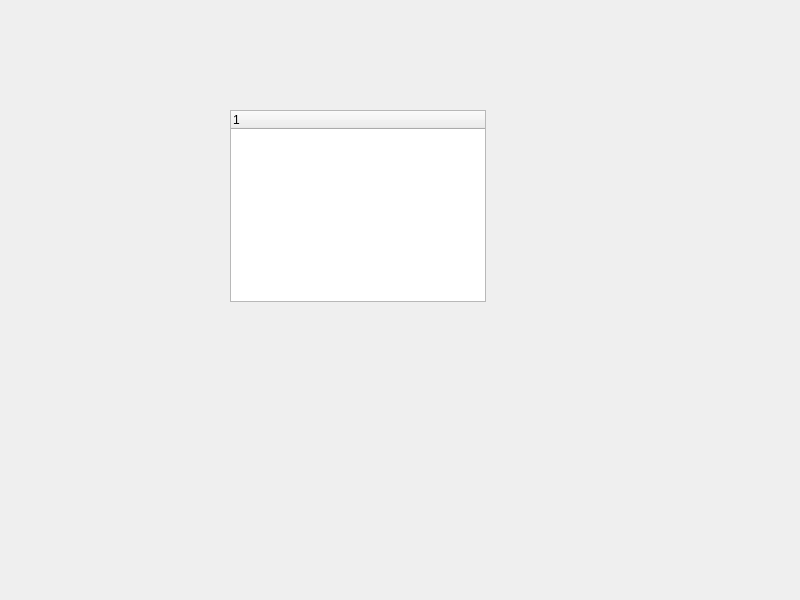
<?xml version="1.0" encoding="UTF-8"?>
<ui version="4.0">
 <class>Widget</class>
 <widget class="QWidget" name="Widget">
  <property name="geometry">
   <rect>
    <x>0</x>
    <y>0</y>
    <width>800</width>
    <height>600</height>
   </rect>
  </property>
  <property name="windowTitle">
   <string>Widget</string>
  </property>
  <widget class="QTreeWidget" name="treeWidget">
   <property name="geometry">
    <rect>
     <x>230</x>
     <y>110</y>
     <width>256</width>
     <height>192</height>
    </rect>
   </property>
   <column>
    <property name="text">
     <string notr="true">1</string>
    </property>
   </column>
  </widget>
 </widget>
 <resources/>
 <connections/>
</ui>
